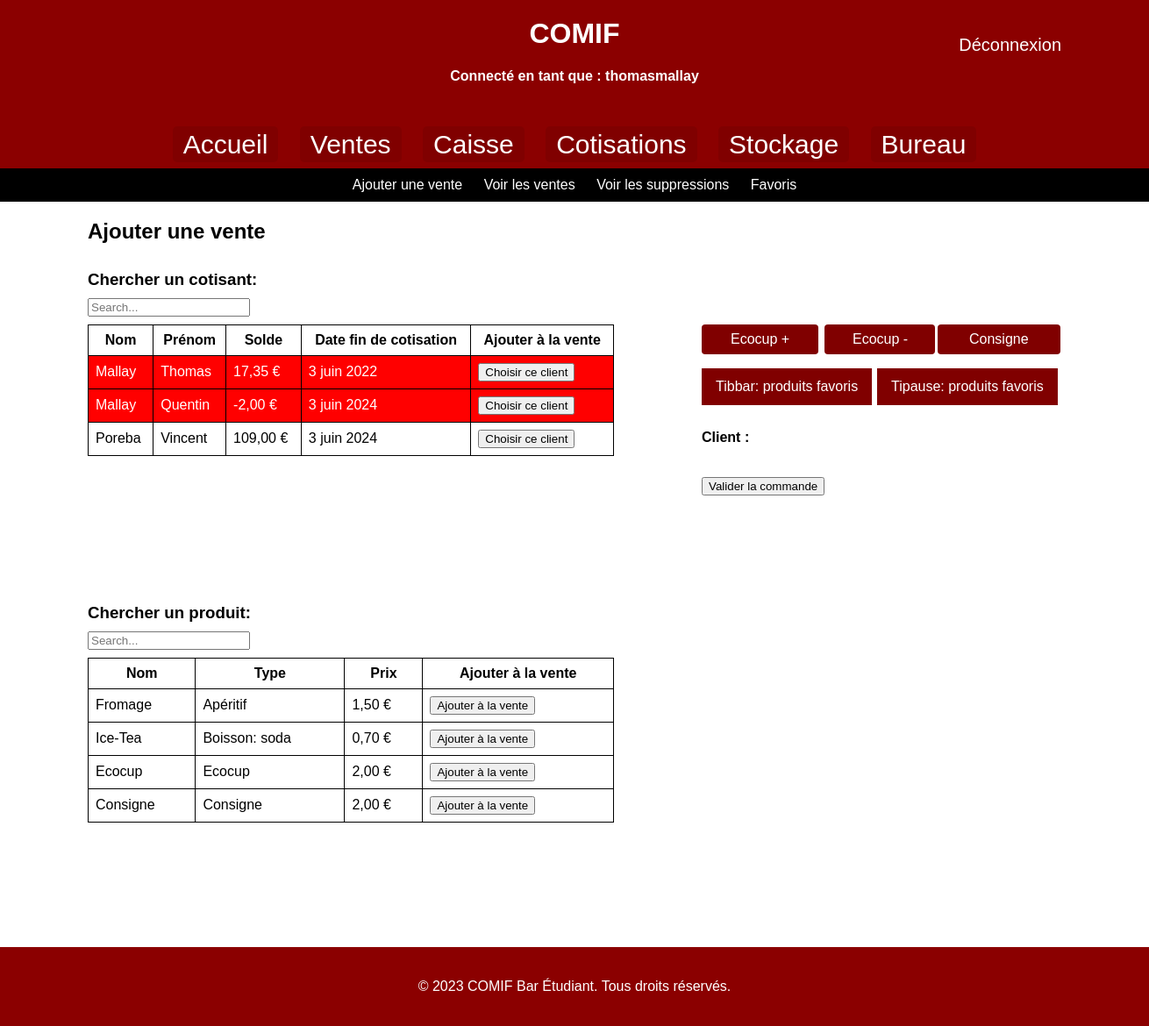
Page /ajtvente/ (signed in) on the committed database.
### AppCotisants/models.py (models this page shows, shortened)
class Produits(models.Model):
    nom = models.CharField(max_length=30, unique=True)
    type_produit = models.CharField(max_length=50)
    quantity = models.IntegerField(default=0)
    prix = models.DecimalField(max_digits=8, decimal_places=2)

class Cotisants(models.Model):
    prenom = models.CharField(max_length=15)
    nom = models.CharField(max_length=15)
    nomprenom = models.CharField(max_length=30, unique=True, default='')
    solde = models.DecimalField(max_digits=8, decimal_places=2, default='0')
    date_inscription = models.DateTimeField(auto_now_add=True)
    depense = models.DecimalField(max_digits=8, decimal_places=2, default='0')
    mail = models.EmailField(max_length=40, default='')
    promo = models.CharField(max_length=40, default='')
    DUREE_CHOICES = (
        (timedelta(days=365), '1 an'),
        (timedelta(days=183), '6 mois'),
        (timedelta(days=6), '6 jours'),
    )
    temps_cotisation = models.DurationField(choices=DUREE_CHOICES, default=None)
    date_fin = models.DateField(default=None, null=True, blank=True)

### AppCotisants/views.py (the view)
# urls.py: path('ajtvente/', views2.ajouter_vente),
@login_required
def ajouter_vente(request):
    now = date.today()
    print(now)
    return render(request, 'ajtvente3.html',{'now':now,'dataProduits':Produits.objects.all(), 'dataCotisants':Cotisants.objects.order_by('nom').all(),'username': request.user.username, 'dataFavorisTB':FavorisTibbar.objects.all(),'dataFavorisTP':FavorisTipause.objects.all()})

### templates/ajtvente3.html (shortened to what this page needs)
<!DOCTYPE html>
<html>
<head>
    {% load static %}
</head>
<body>
<header>
    <h1>COMIF</h1>
    <h4 style="color: white;">Connecté en tant que : {{ username }}</h4>
    <a href="{% url 'logout' %}" style="font-size: 20px; position: absolute; top: 40px; right: 100px;
     color: white; text-decoration: none;">Déconnexion</a>
</header>
  <nav>
    <a href="/welcome">Accueil</a>
    <a href="/ajtvente">Ventes</a>
    <a href="/gstsoldes">Caisse</a>
    <a href="/ajtcotisants">Cotisations</a>
    <a href="/ajtproduits">Stockage</a>
    <a href="/tresorerie">Bureau</a>
  </nav>
  <div class="navbar">
    <a href="/ajtvente">Ajouter une vente</a>
    <a href="/voirventes">Voir les ventes</a>
    <a href="/voirsupvente">Voir les suppressions</a>
    <a href="/gstfavoris">Favoris</a>
  </div>
<section>
    <h1>Ajouter une vente</h1>
    <div class="dropdown dropdown1">
        <button class="dropbtn">Tibbar: produits favoris</button>
    </div>
     <div class="dropdown dropdown2">
        <button class="dropbtn">Tipause: produits favoris</button>
    </div>
    <div class="dropdown" style="position:absolute; left:700px; top:120px;">
        {% for produit in dataProduits %}
            {% if produit.nom == 'Ecocup' %}
            <button class="modBtn2" style="padding: 8px 16px; border: none;
            background-color: #800000; color: white; font-size: 16px; cursor: pointer; border-radius: 4px; padding-left:33px;padding-right:33px;"
            type="button"
                data-produit-id="{{ produit.id }}"
                    data-nom="{{ produit.nom }}" data-prix="{{ produit.prix }}">Ecocup + </button>
            {% endif %}
        {% endfor %}
    </div>
    <div class="dropdown" style="position:absolute; left:840px; top:120px;">
        {% for produit in dataProduits %}
        {% if produit.nom == 'Ecocup rendu' %}
        <button class="modBtn2" style="padding: 8px 16px; border: none;
            background-color: #800000; color: white; font-size: 16px; cursor: pointer; border-radius: 4px;padding-left:32px;padding-right:31px;"
            type="button"
                data-produit-id="{{ produit.id }}"
                    data-nom="{{ produit.nom }}" data-prix="{{ produit.prix }}">Ecocup - </button>
        {% endif %}
        {% endfor %}
    </div>
    <div class="dropdown" style="position:absolute; left:969px; top:120px;">
        {% for produit in dataProduits %}
        {% if produit.nom == 'Consigne' %}
        <button class="modBtn2" style="padding: 8px 16px; border: none;
            background-color: #800000; color: white; font-size: 16px; cursor: pointer; border-radius: 4px; padding-left:36px;padding-right:36px;"
            type="button"
                data-produit-id="{{ produit.id }}"
                    data-nom="{{ produit.nom }}" data-prix="{{ produit.prix }}">Consigne</button>
        {% endif %}
        {% endfor %}
    </div>
    <h3 style="position:absolute; left:0px; top:420px;">Chercher un produit:</h3>
    <div class="form-group" style="position:absolute; left:0px; top:470px;">
        <input id="search2" class="form-control" type="text" placeholder="Search...">
    </div>
    <br />
    <div class="scrollable-table1">
        <table width="600" border="1" style="border-collapse:collapse;">
            <thead>
            <tr>
                <th>Nom</th>
                <th>Type</th>
                <th>Prix</th>
                <th>Ajouter à la vente</th>
            </tr>
            </thead>
            <tbody id="myTable2">
            {% for produit in dataProduits %}
                <tr>
                    <td>{{ produit.nom }}</td>
                    <td>{{ produit.type_produit }}</td>
                    <td>{{ produit.prix }} €</td>
                    <td>
                        <button class="modBtn2" type="button" data-produit-id="{{ produit.id }}"
                                data-nom="{{ produit.nom }}" data-prix="{{ produit.prix }}" title="Modifier">
                            Ajouter à la vente
                        </button>
                    </td>
                </tr>
                {% endfor %}
            </tbody>
        </table>
            </div>
    <h3 style="position:absolute; left:0px; top:40px;">Chercher un cotisant:</h3>
    <div class="form-group" style="position:absolute; left:0px; top:90px;">
        <input id="search" class="form-control" type="text" placeholder="Search...">
    </div>
    <br />
    <div class="scrollable-table2">
        <table width="600" border="1" style="border-collapse:collapse;">
            <thead>
            <tr>
                <th>Nom</th>
                <th>Prénom</th>
                <th>Solde</th>
                <th>Date fin de cotisation</th>
                <th>Ajouter à la vente</th>
            </tr>
            </thead>
            <tbody id="myTable">
                {% for cotisant in dataCotisants %}
                    <tr {% if cotisant.solde < 0 or cotisant.date_fin < now %}class="highlight"{% endif %}>
                        <td>{{ cotisant.nom }}</td>
                        <td>{{ cotisant.prenom }}</td>
                        <td>{{ cotisant.solde }} €</td>
                        <td>{{ cotisant.date_fin }}</td>
                        <td>
                            <button class="modBtn" type="button" data-cotisant-id="{{ cotisant.id }}"
                                    data-nom="{{ cotisant.nom }}"
                                    data-prenom="{{ cotisant.prenom }}" title="Modifier">
                                Choisir ce client
                            </button>
                        </td>
                    </tr>
                {% endfor %}
            </tbody>
        </table>
    </div>
    <br/>
    <br/>
    <form id="modForm" method="POST" action="{% url 'final_vente' %}">
        <div class="modal-body">
            <label id="label_id" class="text-dark checkbox-inline">
                <strong >Client : </strong>
            </label>
        </div>
        <br />
        <br />
        <div class="modal-footer">
            <button type="submit" class="btn btn-primary">Valider la commande</button>
        </div>
    </form>
</section>
<footer>
    <p>&copy; 2023 COMIF Bar Étudiant. Tous droits réservés.</p>
</footer>
</body>
</html>

### templates/ajtvente3.html (style rules this page uses)
body { font-family: Arial, sans-serif; margin: 0; padding: 0; background-size: cover; background-position: center; display: flex; flex-direction: column; min-height: 100vh; }
.dropdown { position: absolute; }
.dropdown1 { top: 170px; left: 700px; }
.dropdown2 { top: 170px; left: 900px; }
.dropbtn { background-color: #800000; color: white; padding: 12px 16px; font-size: 16px; border: none; cursor: pointer; }
header { background-color: #8B0000; color: #fff; padding: 20px; text-align: center; }
h1 { margin: 0; }
nav { background-color: #8B0000; color: #fff; padding: 10px; text-align: center; }
nav a { color: #fff; text-decoration: none; margin: 0 10px; font-size: 30px; padding: 4px 12px; border-radius: 5px; background-color: #800000; }
.navbar { background-color: #000; color: #fff; text-align: center; padding: 10px; }
.navbar a { color: #fff; text-decoration: none; margin: 0 10px; }
section { position: absolute; top: 20px; left: 100px; position: relative; margin-bottom : 750px; }
#modForm { position: absolute; top: 240px; left: 700px; }
footer { background-color: #8B0000; color: #fff; padding: 20px; text-align: center; margin-top: auto; }
table { border-collapse: collapse; width: 600px; }
th, td { border: 1px solid black; padding: 8px; }
.scrollable-table1 { position: absolute; top: 500px; left: 0px; height: 300px; overflow-y: scroll; }
.scrollable-table2 { position: absolute; top: 120px; left: 0px; height: 300px; overflow-y: scroll; }
tr.highlight { background-color: red; color: white; }

### rows in the picture
Produits: nom "Ecocup", type_produit "Ecocup", prix "2,00"
Produits: nom "Consigne", type_produit "Consigne", prix "2,00"
Produits: nom "Fromage", type_produit "Apéritif", prix "1,50"
Produits: nom "Ice-Tea", type_produit "Boisson: soda", prix "0,70"
Cotisants: nom "Mallay", prenom "Thomas", solde "17,35", date_fin "3 juin 2022"
Cotisants: nom "Mallay", prenom "Quentin", solde "-2,00", date_fin "3 juin 2024"
Cotisants: nom "Poreba", prenom "Vincent", solde "109,00", date_fin "3 juin 2024"

### other values in the picture
{{ username }} "thomasmallay"
